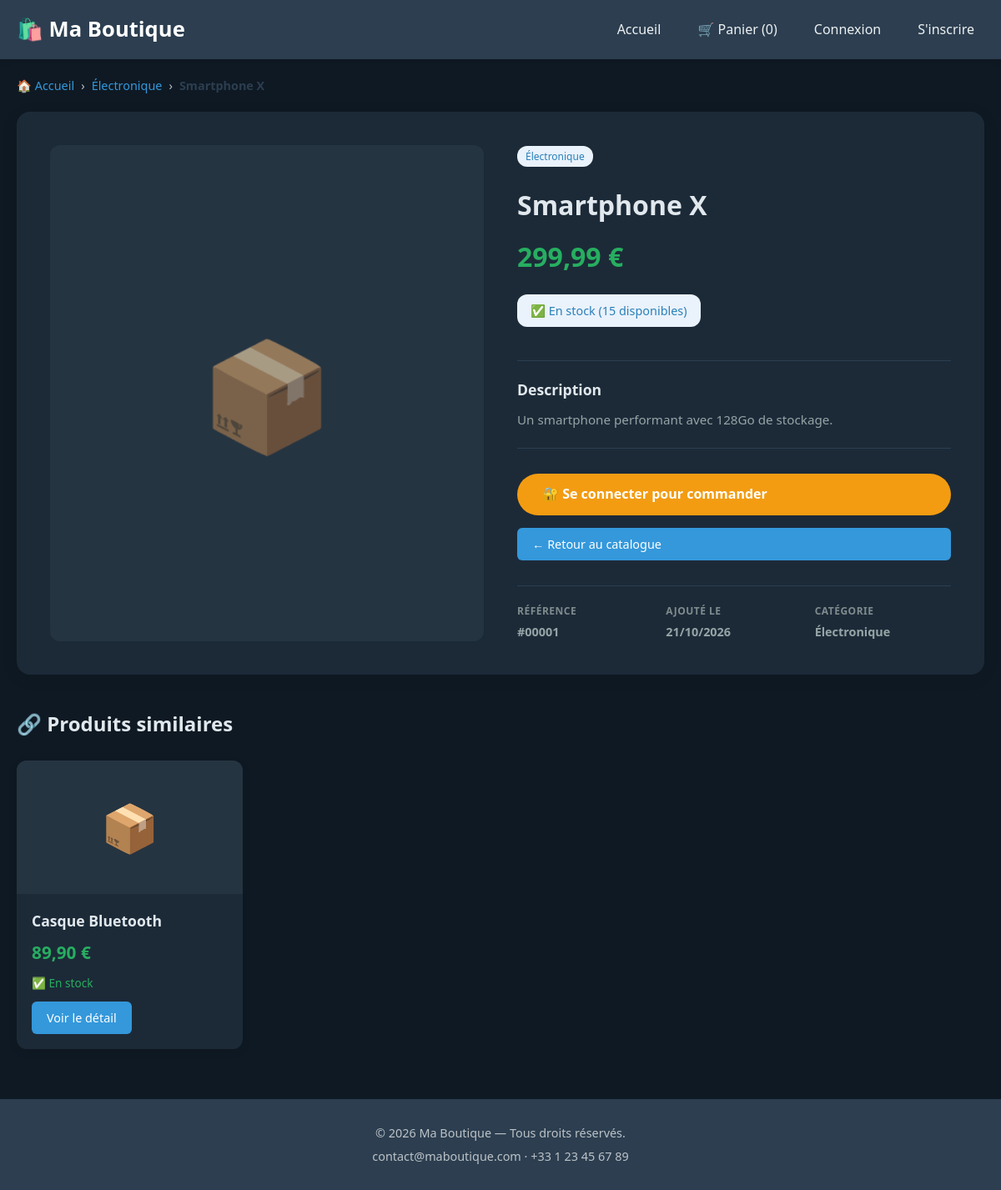
/produit.php?id=1, run on the app's committed database.
### tables this page shows
CREATE TABLE `produits` (
  `id` int(11) NOT NULL AUTO_INCREMENT,
  `nom` varchar(150) NOT NULL,
  `description` text DEFAULT NULL,
  `prix` decimal(10,2) NOT NULL,
  `stock` int(11) DEFAULT 0,
  `categorie_id` int(11) DEFAULT NULL,
  `vendeur_id` int(11) DEFAULT NULL,
  `archive` tinyint(1) DEFAULT 0,
  `cree_le` timestamp NULL DEFAULT current_timestamp(),
  PRIMARY KEY (`id`),
  KEY `categorie_id` (`categorie_id`),
  KEY `fk_produits_vendeur` (`vendeur_id`),
  CONSTRAINT `fk_produits_vendeur` FOREIGN KEY (`vendeur_id`) REFERENCES `utilisateurs` (`id`) ON DELETE SET NULL,
  CONSTRAINT `produits_ibfk_1` FOREIGN KEY (`categorie_id`) REFERENCES `categories` (`id`)
);

CREATE TABLE `categories` (
  `id` int(11) NOT NULL AUTO_INCREMENT,
  `nom` varchar(100) NOT NULL,
  `archive` tinyint(1) DEFAULT 0,
  PRIMARY KEY (`id`)
);

### config/init.php (called while the page is built, shortened)
<?php
function param(string $cle, $defaut = null) {
    return $GLOBALS['parametres'][$cle] ?? $defaut;
}
?>

### produit.php (the view, shortened to what this page needs)
<?php
require_once 'config/init.php';
$id = (int)($_GET['id'] ?? 0);
try {
    $stmt = $pdo->prepare("
        SELECT p.*, c.nom AS categorie, c.id AS categorie_id
        FROM produits p
        LEFT JOIN categories c ON p.categorie_id = c.id
        WHERE p.id = ? AND p.archive = 0
        LIMIT 1
    ");
    $stmt->execute([$id]);
    $produit = $stmt->fetch();
} catch (PDOException $e) {
    $produit = null;
}
$similaires = [];
if ($produit['categorie_id']) {
    try {
        $stmt = $pdo->prepare("
            SELECT id, nom, prix, stock
            FROM produits
            WHERE categorie_id = ? AND id != ? AND archive = 0
            ORDER BY RAND()
            LIMIT 4
        ");
        $stmt->execute([$produit['categorie_id'], $id]);
        $similaires = $stmt->fetchAll();
    } catch (PDOException $e) {}
}
include 'includes/header.php';
?>
<nav class="breadcrumb">
    <a href="index.php">🏠 Accueil</a>
    <span class="breadcrumb-sep">›</span>
    <?php if ($produit['categorie']): ?>
        <a href="index.php?page=produits&categorie=<?= (int)$produit['categorie_id'] ?>">
            <?= htmlspecialchars($produit['categorie']) ?>
        </a>
        <span class="breadcrumb-sep">›</span>
    <?php endif; ?>
    <span class="breadcrumb-current"><?= htmlspecialchars($produit['nom']) ?></span>
</nav>
<section class="produit-detail">
    <div class="produit-detail-image">
        <div class="produit-detail-placeholder">📦</div>
    </div>
    <div class="produit-detail-info">
        <?php if ($produit['categorie']): ?>
            <span class="badge"><?= htmlspecialchars($produit['categorie']) ?></span>
        <?php endif; ?>
        <h1><?= htmlspecialchars($produit['nom']) ?></h1>
        <p class="produit-detail-prix">
            <?= number_format($produit['prix'], 2, ',', ' ') ?> <?= htmlspecialchars(param('devise', '€')) ?>
        </p>
        <div class="produit-detail-stock">
            <?php if ($produit['stock'] > 10): ?>
                <span class="badge badge-success">✅ En stock (<?= $produit['stock'] ?> disponibles)</span>
            <?php elseif ($produit['stock'] > 0): ?>
                <span class="badge badge-warning">⚠️ Plus que <?= $produit['stock'] ?> en stock</span>
            <?php else: ?>
                <span class="badge badge-danger">❌ Rupture de stock</span>
            <?php endif; ?>
        </div>
        <div class="produit-detail-description">
            <h2>Description</h2>
            <p><?= nl2br(htmlspecialchars($produit['description'] ?? 'Aucune description disponible.')) ?></p>
        </div>
        <div class="produit-detail-actions">
            <?php if ($produit['stock'] > 0): ?>
                <?php if (isset($_SESSION['user_id'])): ?>
                    <form method="POST" action="produit.php?id=<?= $id ?>" class="panier-form">
                        <label for="quantite">Quantité :</label>
                        <input type="number" id="quantite" name="quantite" value="1"
                               min="1" max="<?= $produit['stock'] ?>" required>
                        <button type="submit" name="ajouter_panier" class="btn-primary">
                            🛒 Ajouter au panier
                        </button>
                    </form>
                <?php else: ?>
                    <a href="login.php" class="btn-primary">🔐 Se connecter pour commander</a>
                <?php endif; ?>
            <?php else: ?>
                <button class="btn-secondary" disabled style="opacity:0.5;cursor:not-allowed;">
                    ❌ Rupture de stock
                </button>
            <?php endif; ?>
            <a href="index.php" class="btn-secondary">← Retour au catalogue</a>
        </div>
        <div class="produit-detail-meta">
            <div class="meta-item">
                <strong>Référence</strong>
                <span>#<?= str_pad($produit['id'], 5, '0', STR_PAD_LEFT) ?></span>
            </div>
            <div class="meta-item">
                <strong>Ajouté le</strong>
                <span><?= date('d/m/Y', strtotime($produit['cree_le'])) ?></span>
            </div>
            <div class="meta-item">
                <strong>Catégorie</strong>
                <span><?= htmlspecialchars($produit['categorie'] ?? 'Non classé') ?></span>
            </div>
        </div>
    </div>
</section>
<?php if (!empty($similaires)): ?>
<section class="similaires-section">
    <h2>🔗 Produits similaires</h2>
    <div class="produits-grid">
        <?php foreach ($similaires as $s): ?>
            <div class="produit-card">
                <div class="produit-image">📦</div>
                <div class="produit-info">
                    <h3><?= htmlspecialchars($s['nom']) ?></h3>
                    <p class="prix"><?= number_format($s['prix'], 2, ',', ' ') ?> <?= htmlspecialchars(param('devise', '€')) ?></p>
                    <p class="stock <?= $s['stock'] > 0 ? 'en-stock' : 'rupture' ?>">
                        <?= $s['stock'] > 0 ? '✅ En stock' : '❌ Rupture' ?>
                    </p>
                    <a href="produit.php?id=<?= (int)$s['id'] ?>" class="btn-secondary">Voir le détail</a>
                </div>
            </div>
        <?php endforeach; ?>
    </div>
</section>
<?php endif; ?>
<?php include 'includes/footer.php'; ?>

### assets/style.css (style rules this page uses)
* { margin: 0; padding: 0; box-sizing: border-box; }
body { font-family: 'Segoe UI', Tahoma, sans-serif; background: #f4f6f9; color: #333; line-height: 1.6; }
a { text-decoration: none; color: inherit; }
.btn-primary { display: inline-block; background: #f39c12; color: #fff; padding: 12px 30px; border-radius: 30px; font-weight: bold; transition: transform 0.3s, background 0.3s; }
section h2 { text-align: center; font-size: 1.8rem; margin-bottom: 30px; color: #2c3e50; }
.produits-grid { display: grid; grid-template-columns: repeat(auto-fill, minmax(260px, 1fr)); gap: 25px; }
.produit-card { background: #fff; border-radius: 12px; overflow: hidden; box-shadow: 0 3px 12px rgba(0,0,0,0.08); transition: transform 0.3s, box-shadow 0.3s; }
.produit-image { background: #ecf0f1; height: 160px; display: flex; align-items: center; justify-content: center; font-size: 3.5rem; }
.produit-info { padding: 18px; }
.produit-info h3 { font-size: 1.1rem; margin-bottom: 8px; color: #2c3e50; }
.badge { display: inline-block; background: #eaf2fb; color: #2980b9; font-size: 0.75rem; padding: 3px 10px; border-radius: 12px; margin-bottom: 10px; }
.prix { font-size: 1.3rem; font-weight: bold; color: #27ae60; margin-bottom: 8px; }
.stock { font-size: 0.85rem; margin-bottom: 12px; }
.en-stock { color: #27ae60; }
.btn-secondary { display: inline-block; background: #3498db; color: #fff; padding: 8px 18px; border-radius: 6px; font-size: 0.9rem; transition: background 0.3s; }
.breadcrumb { display: flex; align-items: center; gap: 8px; padding: 20px 0; font-size: 0.9rem; color: #7f8c8d; flex-wrap: wrap; }
.breadcrumb a { color: #3498db; transition: color 0.2s; }
.breadcrumb-sep { color: #bdc3c7; }
.breadcrumb-current { color: #2c3e50; font-weight: 600; }
.produit-detail { display: grid; grid-template-columns: 1fr 1fr; gap: 40px; background: #fff; border-radius: 16px; padding: 40px; box-shadow: 0 4px 20px rgba(0, 0, 0, 0.08); margin-bottom: 40px; }
.produit-detail-image { background: linear-gradient(135deg, #ecf0f1, #dfe4e8); border-radius: 12px; min-height: 400px; display: flex; align-items: center; justify-content: center; }
.produit-detail-placeholder { font-size: 8rem; opacity: 0.6; }
.produit-detail-info h1 { font-size: 2rem; color: #2c3e50; margin: 15px 0; line-height: 1.3; }
.produit-detail-prix { font-size: 2rem; font-weight: 700; color: #27ae60; margin: 15px 0; }
.produit-detail-stock { margin: 20px 0; }
.produit-detail-stock .badge { font-size: 0.9rem; padding: 8px 16px; }
.produit-detail-description { margin: 30px 0; padding: 20px 0; border-top: 1px solid #ecf0f1; border-bottom: 1px solid #ecf0f1; }
.produit-detail-description h2 { font-size: 1.1rem; color: #2c3e50; margin-bottom: 10px; text-align: left; }
.produit-detail-description p { color: #555; line-height: 1.7; font-size: 0.95rem; }
.produit-detail-actions { display: flex; flex-direction: column; gap: 15px; margin: 30px 0; }
.produit-detail-meta { display: grid; grid-template-columns: repeat(auto-fit, minmax(120px, 1fr)); gap: 15px; margin-top: 30px; padding-top: 20px; border-top: 1px solid #ecf0f1; }
.meta-item { display: flex; flex-direction: column; gap: 4px; }
.meta-item strong { font-size: 0.75rem; color: #7f8c8d; text-transform: uppercase; letter-spacing: 0.5px; }
.meta-item span { font-size: 0.9rem; color: #2c3e50; font-weight: 600; }
.similaires-section { margin-bottom: 60px; }
.similaires-section h2 { font-size: 1.5rem; color: #2c3e50; margin-bottom: 25px; text-align: left; }

### data on the page
produits: categorie.nom "Électronique", nom "Smartphone X", prix "299,99", stock "15", description "Un smartphone performant avec 128Go de stockage.", id "00001", cree_le "21/10/2026"
produits: nom "Casque Bluetooth", prix "89,90", stock "✅ En stock"

### other printed values
$nom_boutique "Ma Boutique"
panier_nombre() "0"
param('devise', '€') "€"
param('nom_boutique', 'Ma Boutique') "Ma Boutique"
param('email_contact') "contact@maboutique.com"
param('telephone') "+33 1 23 45 67 89"
